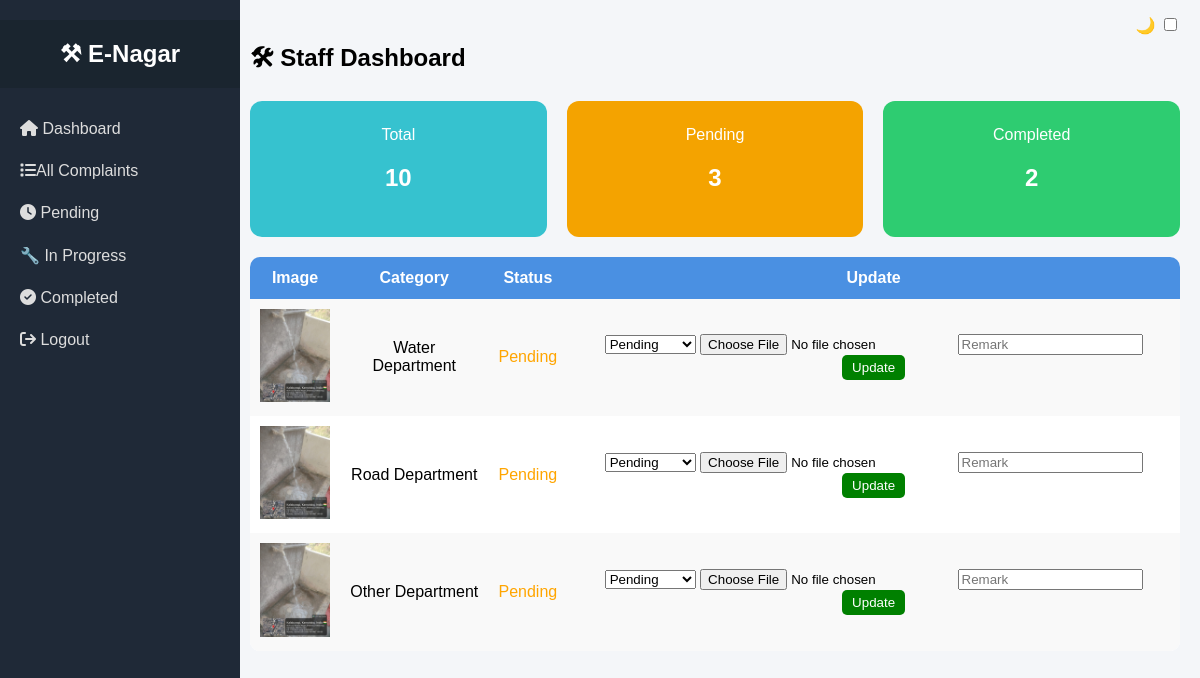
/staff/?status=pending (signed in), run on the app's committed database.
### main/models.py (models this page shows, shortened)
class Complaint(models.Model):
    user = models.ForeignKey(User, on_delete=models.CASCADE)
    category = models.CharField(max_length=50, choices=CATEGORY_CHOICES)
    department = models.CharField(max_length=100, default="General")
    image = models.ImageField(upload_to='complaints/')
    description = models.TextField(blank=True)
    status = models.CharField(max_length=20, choices=STATUS_CHOICES, default='pending')
    created_at = models.DateTimeField(auto_now_add=True)
    assigned_officer = models.ForeignKey(
        User,
        on_delete=models.SET_NULL,
        null=True,
        blank=True,
        related_name='assigned_complaints'
    )
    latitude = models.FloatField(null=True, blank=True)
    longitude = models.FloatField(null=True, blank=True)
    address = models.TextField(blank=True, null=True)

### main/views.py (the view)
# urls.py: path('staff/', views.staff_dashboard, name='staff_dashboard'),
@login_required
@login_required
def staff_dashboard(request):
    complaints = Complaint.objects.all()
    status = request.GET.get('status')
    if status == "pending":
        complaints = complaints.filter(status='pending')
    elif status == "in_progress":
        complaints = complaints.filter(status='in_progress')
    elif status == "resolved":
        complaints = complaints.filter(status='resolved')
    total = Complaint.objects.count()
    pending_count = Complaint.objects.filter(status='pending').count()
    completed_count = Complaint.objects.filter(status='resolved').count()
    return render(request, 'office/dashboard.html', {
        'complaints': complaints,
        'total': total,
        'pending_count': pending_count,
        'completed_count': completed_count
    })

### main/templates/office/dashboard.html (shortened to what this page needs)
{% extends 'office/base.html' %}
{% block content %}
<h2>🛠 Staff Dashboard</h2>
<div class="cards">
    <div class="card blue">Total<br><h2>{{ total }}</h2></div>
    <div class="card orange">Pending<br><h2>{{ pending_count }}</h2></div>
    <div class="card green">Completed<br><h2>{{ completed_count }}</h2></div>
</div>
<table>
<tr>
    <th>Image</th>
    <th>Category</th>
    <th>Status</th>
    <th>Update</th>
</tr>
{% for c in complaints %}
<tr>
<td>
    {% if c.image %}
        <img src="{{ c.image.url }}" width="70">
    {% endif %}
</td>
<td>{{ c.category|title }} Department</td>
<td>
    {% if c.status == "pending" %}
        <span style="color:orange;">Pending</span>
    {% elif c.status == "in_progress" %}
        <span style="color:blue;">In Progress</span>
    {% else %}
        <span style="color:green;">Resolved</span>
    {% endif %}
</td>
<td>
<form method="POST" action="{% url 'update_status' c.id %}" enctype="multipart/form-data">
    <select name="status">
        <option value="pending">Pending</option>
    </select>
    <input type="file" name="completed_image">
    <input type="text" name="remark" placeholder="Remark">
    <button class="btn">Update</button>
</form>
</td>
</tr>
{% endfor %}
</table>
{% endblock %}

### main/templates/office/base.html (style rules this page uses)
body { margin: 0; font-family: Arial; display: flex; background: #f4f6f9; }

### main/templates/office/dashboard.html (style rules this page uses)
.cards { display: flex; gap: 20px; margin-bottom: 20px; }
.card { flex: 1; padding: 25px; border-radius: 12px; color: white; text-align: center; }
.blue { background: #36c2cf; }
.orange { background: #f4a300; }
.green { background: #2ecc71; }
table { width: 100%; background: white; border-collapse: collapse; border-radius: 10px; overflow: hidden; }
th { background: #4a90e2; color: white; padding: 12px; }
td { padding: 10px; text-align: center; }
tr:nth-child(even) { background: #f9f9f9; }
.btn { background: green; color: white; padding: 5px 10px; border: none; border-radius: 5px; }

### data on the page
Complaint: image (picture), category "Water", status "Pending"
Complaint: image (picture), category "Road", status "Pending"
Complaint: image (picture), category "Other", status "Pending"

### other printed values
{{ total }} "10"
{{ pending_count }} "3"
{{ completed_count }} "2"
